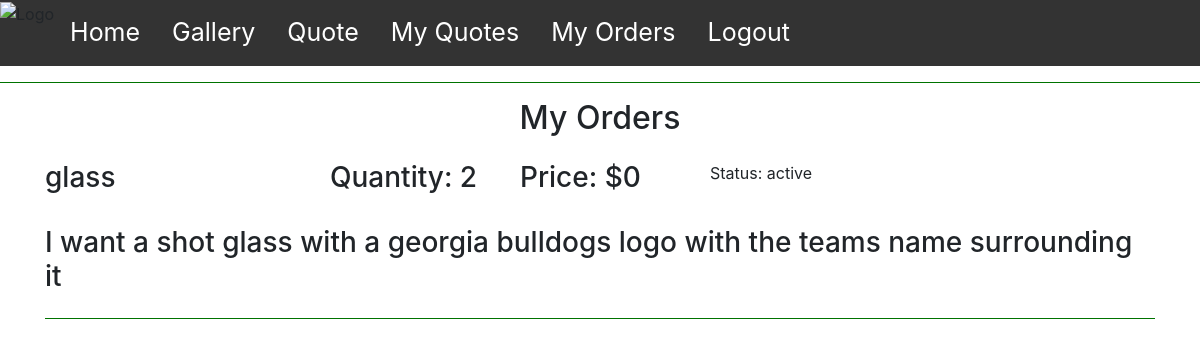
Page /myOrders.php (signed in) on the committed database.
### tables this page shows
CREATE TABLE `orders` (
  `orderID` int(11) NOT NULL,
  `type` set('glass','wood') NOT NULL,
  `price` double NOT NULL,
  `description` varchar(100) NOT NULL,
  `status` enum('active','completed','canceled') NOT NULL,
  `customerID` int(11) NOT NULL,
  `quantity` int(11) NOT NULL,
  `image` varchar(50) DEFAULT NULL
);

### myOrders.php (the view, shortened to what this page needs)
<!DOCTYPE html>
<html lang="en">
<head>
</head>
<body>
    <?php
    require_once 'pageOption.php';
    echo ("<hr class=\"style1\">");
    require_once 'connection.php';
    $conn = connect_db();
    $email = $_SESSION['name'];
    $custID = $conn->query("SELECT userID FROM users WHERE email = \"$email\"");
    $row = $custID->fetch_array(MYSQLI_ASSOC);
    $custID = $row["userID"];
    $query = "SELECT * FROM orders WHERE customerID = \"$custID\"";
    $result = $conn->query($query);
    $rows = $result->num_rows;
    echo ("<h2 style=\"text-align: center;\">My Orders</h2>");
    echo ("<div class=\"container\">");
    for ($i = 0; $i < $rows; $i++) {
        $row = $result->fetch_array(MYSQLI_ASSOC);
        $type = $row["type"];
        $price = $row["price"];
        $desc = $row["description"];
        $status = $row["status"];
        $quantity = $row["quantity"];
        echo <<< EOT
            <div class="row mt-4">
            <div class="col-md-3">
                <h3>$type</h3>
            </div>
            <div class="col-sm-2">
                <h3>Quantity: $quantity</h3>
            </div>
            <div class="col-sm-2">
                <h3>Price: $$price</h3>
            </div>
            <div class="col-sm-2">
                <label for="worktype">Status: $status</label>
            </div>
            <div class="col-lg-auto">
                    <br><h3>$desc</h3>
                </div>
        </div>
    EOT;
        echo ("<hr style=\"background-color: green;color: seagreen;\">");
    }
    echo ("</div>");
    ?>
</body>
</html>

### myOrders.php (style rules this page uses)
hr.style1 { background-color: green; color: seagreen; }

### rows in the picture
orders: type "glass", quantity "2", price "0", status "active", description "I want a shot glass with a georgia bulldogs logo with the teams name surrounding it"
